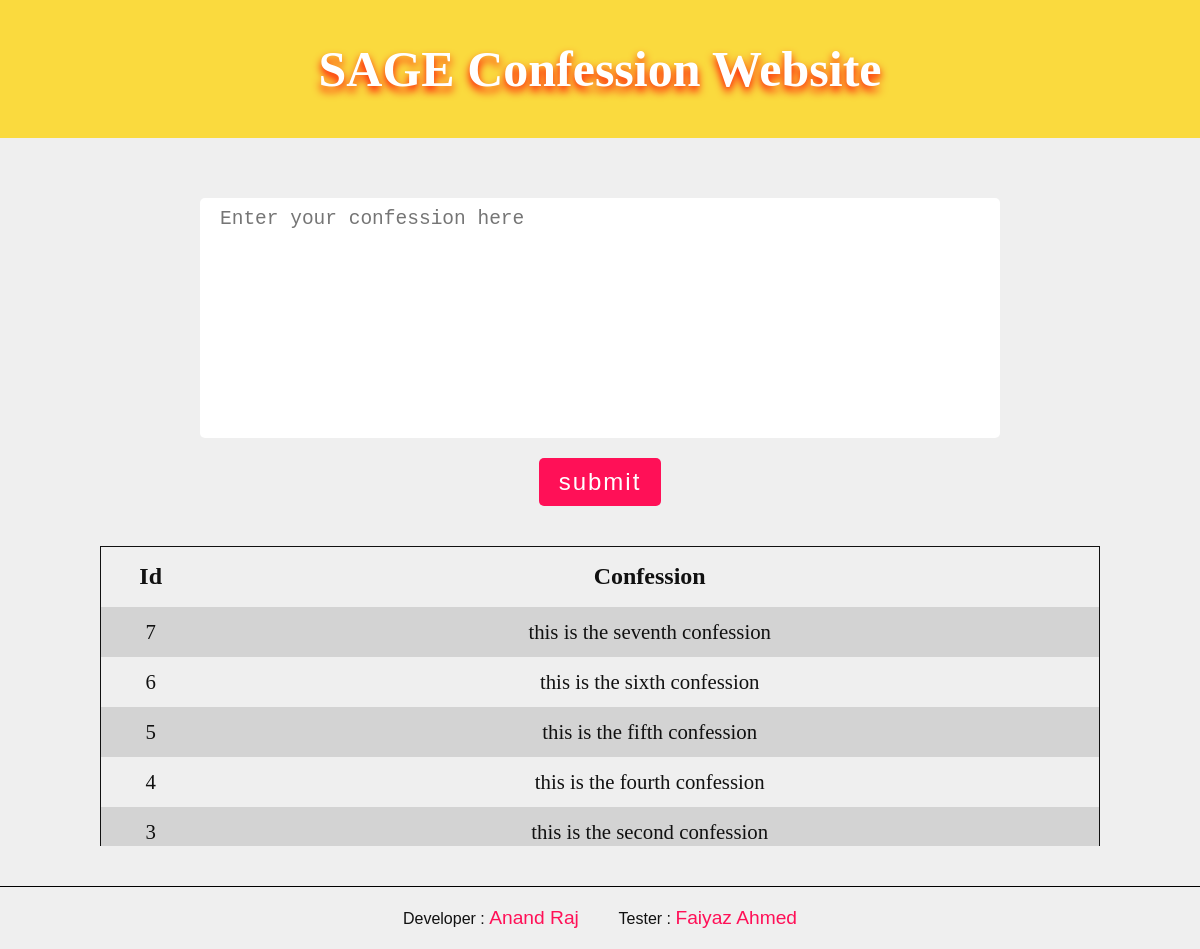
The page / on the database its author committed.
### tables this page shows
CREATE TABLE `confessions` (
  `id` int(11) NOT NULL,
  `confession` text NOT NULL,
  `ip` varchar(200) NOT NULL
);

### index.php (the view, shortened to what this page needs)
<!DOCTYPE html>
<html lang="en">
<head>
  <link rel="stylesheet" href="style.css">
</head>
<body>
  <header>
    <div class="content">
      <h2 class = "heading">SAGE Confession Website</h2>
    </div>
  </header>
  <section>
    <div class="user-content">
      <form action="save-confession.php" method = "POST">
        <div class="input-box">
          <textarea name="confession" id="confession" cols="100" rows="10" placeholder = "Enter your confession here"></textarea>
        </div>
        <div class="input-box">
          <input type="submit" name = "submit" id = "submit" value = "submit">
        </div>
      </form>
    </div>
    <?php
         include "config.php";
         $sql = "SELECT * FROM confessions ORDER BY id DESC";
         $result = mysqli_query($conn,$sql);
         if(mysqli_num_rows($result) > 0){
        ?>
      <div class="confession-show">
          <table>
            <tr>
              <th>Id</th>
              <th>Confession</th>
            </tr>
            <?php
            while($row = mysqli_fetch_assoc($result)){
            ?>
            <tr>
              <td><?php echo $row['id'];?></td>
              <td><?php  echo $row['confession'];?></td>
            </tr>
            <?php
               }
            ?>
          </table>
      </div>
      <?php
        }
      ?>
  </section>
  <div class="footer">
    <pre><p>Developer : <span>Anand Raj</span>         Tester : <span>Faiyaz Ahmed</span></p></pre>
  </div>
</body>
</html>

### style.css (style rules this page uses)
* { margin:0; padding:0; scroll-behavior: smooth; box-sizing:border-box; }
body { background-color: #efefef; }
p { font-family:sans-serif; font-size:1em; color:#111; }
header { width:100%; padding:40px 100px; background:#fada3e; }
header .content { width:100%; display:flex; flex-direction:row; justify-content: center; align-items:center; }
header .content .heading { font-size:5em; color:#111; font-weight:700; text-shadow:0px 5px 8px red; }
header .content .heading { font-size: 50px; color: #fff; text-align: center; }
section { width: 100%; padding:40px 100px; }
section .user-content { width:100%; display:flex; justify-content: center; align-items:center; flex-direction: column; }
section .user-content form { width:100%; padding:20px 100px; display:flex; align-items:center; flex-direction:column; }
section .user-content form .input-box { width:100%; margin-bottom:20px; display:flex; justify-content: center; align-items:center; }
section .user-content form .input-box #confession { width:100%; resize:none; border:none; border-radius:5px; margin:none; font-size:1.5em; font-weight:500; color:#111; padding:10px 20px; word-wrap: break-word; word-break: break-all; }
section .user-content form .input-box #submit { padding:10px 20px; border:none; margin:none; border-radius:5px; background:#ff1057; letter-spacing: 2px; color:#fff; font-size:1.5em; font-weight: 500; transition:0.5s; }
section .confession-show { position:relative; width:100%; display:flex; flex-direction:column; justify-content: center; align-items:center; height:300px; overflow:auto; }
table { width:100%; }
table { position:absolute; top:0; left:0; border:1px solid #111; border-collapse:collapse; padding:10px; text-align:center; height:100%; }
th { font-size:1.5em; color:#111; font-weight:700; height:60px; }
tr:nth-child(even) { background:lightgrey; }
td { font-size:1.3em; color:#111; font-weight:500; word-break: break-all; height:50px; }
td:nth-child(1) { width:10%; }
td:nth-child(2) { width:90%; }
.footer { padding:20px 100px; width:100%; text-align:center; border-top:1px solid black; }
.footer p { font-size:1em; color:#111; font-weight:500; }
.footer p span { font-size:1.2em; font-weight:500; color:#ff1057; }

### rows shown on the page
confessions: id "7", confession "this is the seventh confession"
confessions: id "6", confession "this is the sixth confession"
confessions: id "5", confession "this is the fifth confession"
confessions: id "4", confession "this is the fourth confession"
confessions: id "3", confession "this is the second confession"
